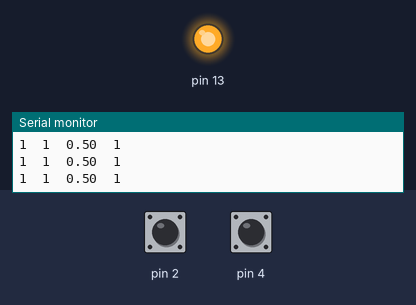
Simulated run of this sketch. Board: Arduino Uno, built with avr-gcc and run on an emulated ATmega328P. Shown: output pins drawn as LEDs (lit = HIGH), the last lines printed to the serial monitor. The test bench sets the inputs (shaded band); at power-on: pin 2 HIGH, pin 4 HIGH.

Above: at 2.8 s.
2.9 s: pin 2 pulled LOW for 1.2 s
At 3.5 s:
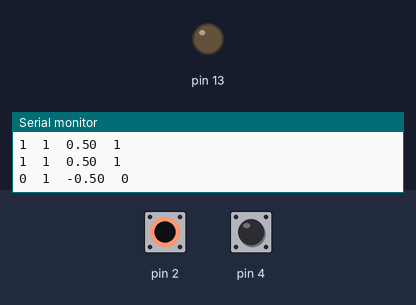
6.5 s: pin 2 pulled LOW for 3.2 s
At 11.2 s:
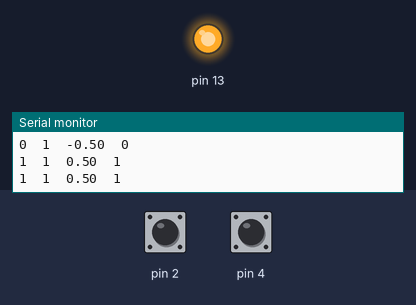
11.5 s: pin 4 pulled LOW for 3.2 s
At 12.9 s:
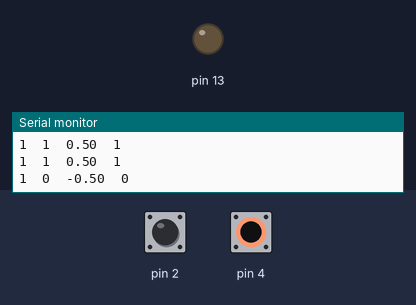
Timing chart, 0 to 16.5 s (numbered marks = the images above; inputs shaded):
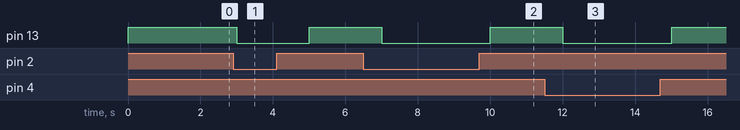

The sketch:

RedNeuronalBasica.ino
```cpp
/******************************************************************
 * Programa que genera reproduce una función lógica AND usando una
 * red neuronal monocapa
 * Autor:
 *      Jesús Alfonso López
 *      jalopez@uao.edu.co
 ******************************************************************/

void setup(){
  //start serial connection
  Serial.begin(9600);
  //configure pin2 and pin3 as an input and enable the internal pull-up resistor
  pinMode(2, INPUT_PULLUP);
  pinMode(4, INPUT_PULLUP);
  pinMode(13, OUTPUT);
  }

void loop(){
  float Neta;
  float W1;
  float W2;
  float B;
  int Salida;
  int X1Val = digitalRead(2);
  int X2Val = digitalRead(4);
//Definición de los pesos de la red
W1=1.0 ;
W2=1.0;
B=-1.5;
//Cálculo de la neta
Neta=X1Val*W1+X2Val*W2+B;
//Cálculo de la neta con función de activación escalón
//El led del pin 13 de prede o apaga dependiendo de la salida que genere la red
if (Neta>=0)
{
  Salida=1;
  digitalWrite(13, HIGH);
}
else
{
  Salida=0;
  digitalWrite(13, LOW);
}
   Serial.print(X1Val);       // print as an ASCII-encoded decimal - same as "DEC"
   Serial.print("\t");    // prints a tab
   Serial.print(X2Val);       // print as an ASCII-encoded decimal - same as "DEC"
   Serial.print("\t");    // prints a tab
   Serial.print(Neta);       // print as an ASCII-encoded decimal - same as "DEC"
   Serial.print("\t");    // prints a tab
   Serial.print(Salida);       // print as an ASCII-encoded decimal - same as "DEC"
   Serial.print("\t");    // prints a tab
   Serial.print("\n");    // prints a tab
   delay(1000);

}
```

Measured:
- after the input at 2.9 s, pin 13: HIGH → LOW after 0.10 s, → HIGH 2.0 s later
- after the input at 6.5 s, pin 13: HIGH → LOW after 0.50 s, → HIGH 3.0 s later
- after the input at 11.5 s, pin 13: HIGH → LOW after 0.51 s, → HIGH 3.0 s later
